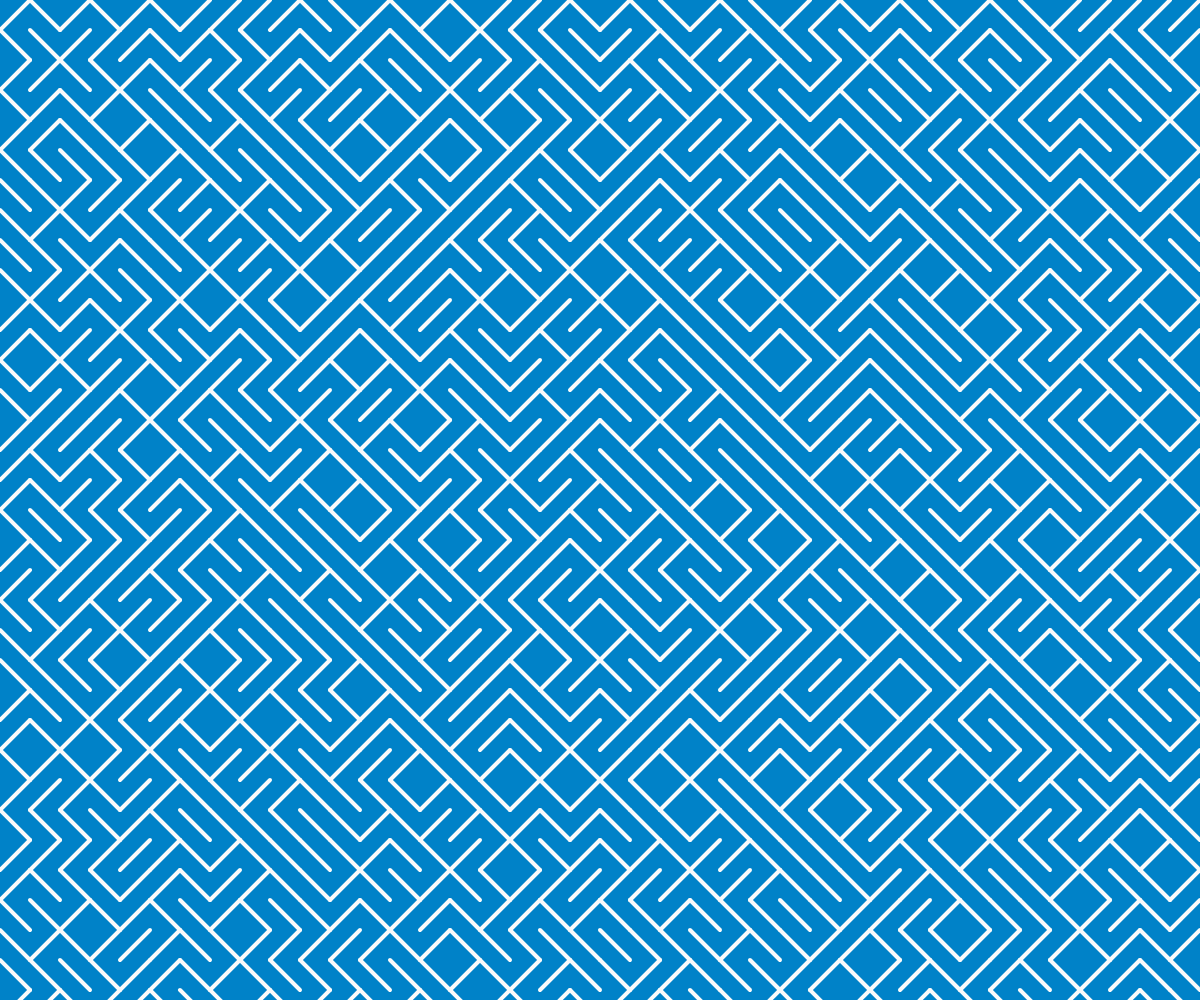
Frame 1 (no input)
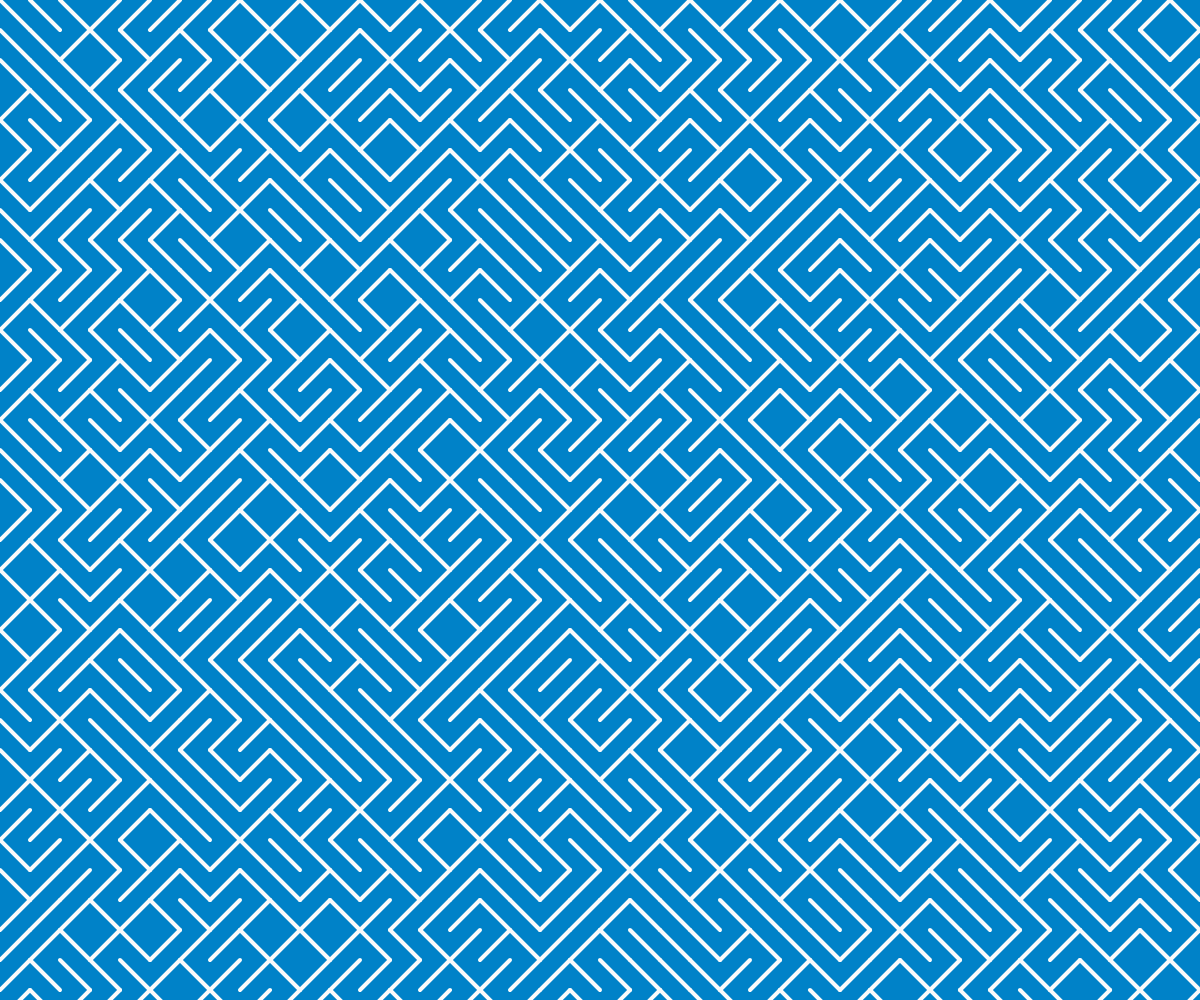
Frame 2 (the mouse pressed at the canvas centre, redrawn once)

The p5.js sketch that drew these frames (run headless with seeded random() and noise() and a simulated clock; the mouse was pressed at the canvas centre and the sketch redrawn once):

// p5.js sketch
// ── sketch.js
let spacing = 30;

function setup() {
  createCanvas(windowWidth, windowHeight);
  background(0, 130, 200);
}

function draw() {
  background(0, 130, 200);
  stroke(250);
  strokeWeight(4);
  for (let x = 0; x < width; x += spacing) {
  	for (let y = 0; y < height; y += spacing) {
  	  if (random(1) < 0.5) {
  	  	line(x, y ,x + spacing, y + spacing);
  	  }else {
  	  	line(x, y + spacing, x + spacing, y);
  	  }
  	}
  }
  noLoop();
}

function windowResized() {
  resizeCanvas(windowWidth, windowHeight);
}
